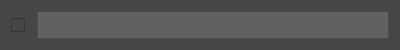
<?xml version="1.0" encoding="UTF-8"?>
<ui version="4.0">
 <class>Form</class>
 <widget class="QWidget" name="Form">
  <property name="geometry">
   <rect>
    <x>0</x>
    <y>0</y>
    <width>400</width>
    <height>50</height>
   </rect>
  </property>
  <property name="minimumSize">
   <size>
    <width>0</width>
    <height>50</height>
   </size>
  </property>
  <property name="maximumSize">
   <size>
    <width>16777215</width>
    <height>50</height>
   </size>
  </property>
  <property name="windowTitle">
   <string>Form</string>
  </property>
  <property name="styleSheet">
   <string notr="true">background-color: rgb(70, 70, 70);
border-color: rgb(192, 192, 192);</string>
  </property>
  <layout class="QHBoxLayout" name="horizontalLayout">
   <item>
    <widget class="QCheckBox" name="checkBox">
     <property name="text">
      <string/>
     </property>
    </widget>
   </item>
   <item>
    <widget class="QTextEdit" name="textEdit">
     <property name="minimumSize">
      <size>
       <width>0</width>
       <height>20</height>
      </size>
     </property>
     <property name="maximumSize">
      <size>
       <width>16777215</width>
       <height>30</height>
      </size>
     </property>
     <property name="styleSheet">
      <string notr="true">background-color: rgb(97, 97, 97);</string>
     </property>
    </widget>
   </item>
  </layout>
 </widget>
 <resources/>
 <connections/>
</ui>
